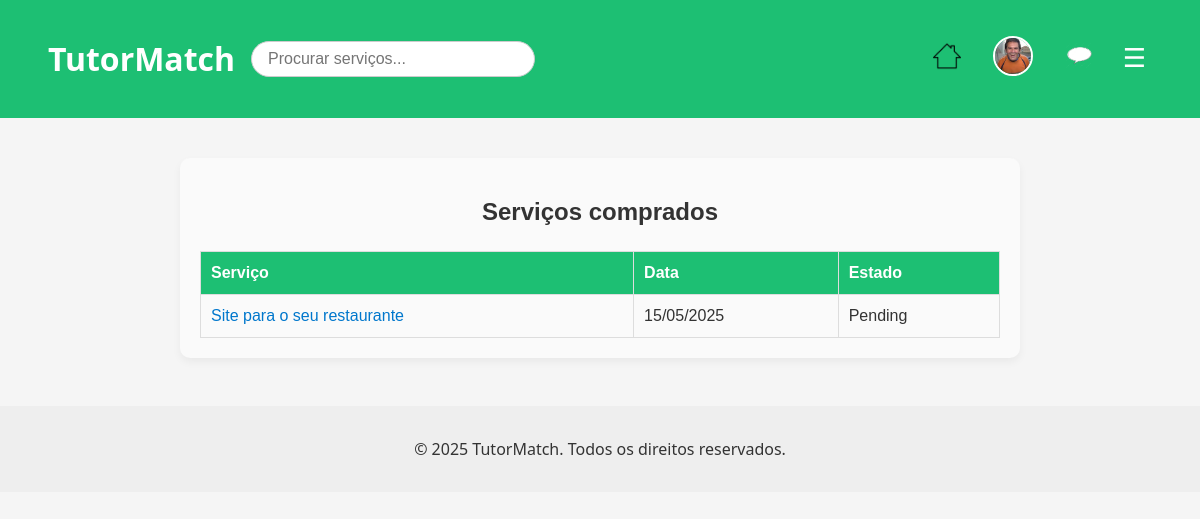
Page /pages/user_orders.php?id=10 (signed in) on the earlier database version.
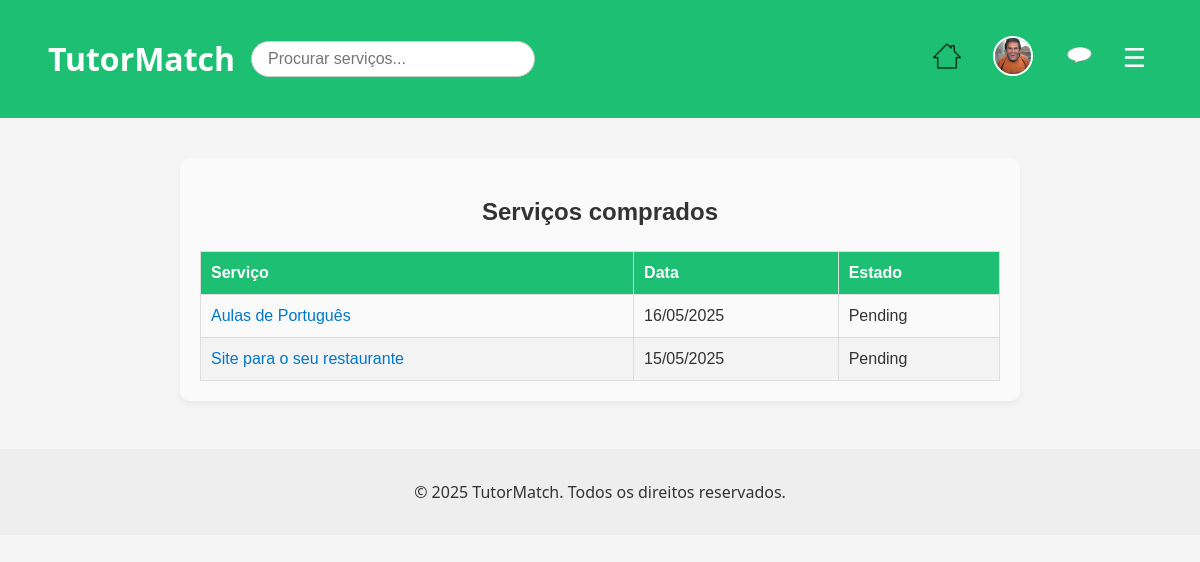
Same page on the later database version.
### tables this page shows
CREATE TABLE orders (
  id INTEGER PRIMARY KEY AUTOINCREMENT,
  service_id INTEGER,
  client_id INTEGER,
  freelancer_id INTEGER,
  status TEXT,
  created_at DATETIME DEFAULT CURRENT_TIMESTAMP,
  FOREIGN KEY (service_id) REFERENCES services(id),
  FOREIGN KEY (client_id) REFERENCES users(id),
  FOREIGN KEY (freelancer_id) REFERENCES users(id)
);

CREATE TABLE services (
            id INTEGER PRIMARY KEY AUTOINCREMENT,
            user_id INT NOT NULL,
            category_id INT NOT NULL,
            title VARCHAR(255) NOT NULL,
            description TEXT NOT NULL,
            price DECIMAL(10,2) NOT NULL,
            delivery_time INT NOT NULL,
            image_path VARCHAR(255),
            created_at DATETIME DEFAULT CURRENT_TIMESTAMP,
            FOREIGN KEY (user_id) REFERENCES users(id),
            FOREIGN KEY (category_id) REFERENCES categories(id)
        );

### pages/user_orders.php (the view, shortened to what this page needs)
<?php
require_once '../database/db.php';
$ownerId    = intval($_GET['id'] ?? 0);
$stmt = $db->prepare("
  SELECT o.*, s.title
  FROM orders o
  JOIN services s ON s.id = o.service_id
  WHERE o.client_id = ?
  ORDER BY o.created_at DESC
");
$stmt->execute([$ownerId]);
$orders = $stmt->fetchAll(PDO::FETCH_ASSOC);
include_once '../includes/header.php';
?>
<link rel="stylesheet" href="/css/orders_view.css">
<div class="orders-view-wrapper">
  <h2 class="orders-view-title">Serviços comprados</h2>
  <?php if (count($orders) === 0): ?>
      <p class="orders-view-empty">Ainda não existem encomendas.</p>
  <?php else: ?>
      <table class="orders-view-table">
        <thead>
          <tr><th>Serviço</th><th>Data</th><th>Estado</th></tr>
        </thead>
        <tbody>
        <?php foreach ($orders as $o): ?>
          <tr>
            <td>
              <a href="/pages/view_service.php?id=<?= $o['service_id'] ?>">
                <?= htmlspecialchars($o['title']) ?>
              </a>
            </td>
            <td><?= date('d/m/Y', strtotime($o['created_at'])) ?></td>
            <td><?= htmlspecialchars(ucfirst($o['status'])) ?></td>
          </tr>
        <?php endforeach; ?>
        </tbody>
      </table>
  <?php endif; ?>
</div>
<?php include_once '../includes/footer.php'; ?>

Differences in the rows shown:
added orders: service.title "Aulas de Português", created_at "16/05/2025", status "Pending"
